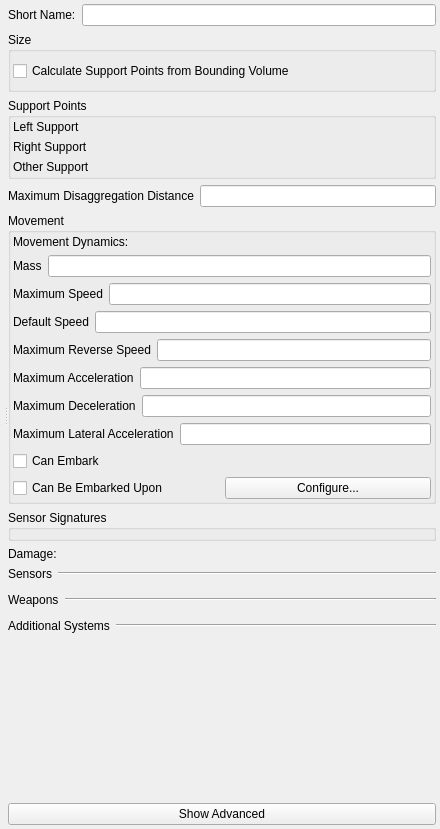
<?xml version="1.0" encoding="UTF-8"?>
<ui version="4.0">
 <class>Form</class>
 <widget class="QWidget" name="Form">
  <property name="geometry">
   <rect>
    <x>0</x>
    <y>0</y>
    <width>440</width>
    <height>829</height>
   </rect>
  </property>
  <property name="windowTitle">
   <string>Form</string>
  </property>
  <layout class="QVBoxLayout" name="verticalLayout_9">
   <property name="margin">
    <number>4</number>
   </property>
   <item>
    <widget class="QSplitter" name="splitter">
     <property name="orientation">
      <enum>Qt::Horizontal</enum>
     </property>
     <widget class="QWidget" name="layoutWidget">
      <layout class="QVBoxLayout" name="verticalLayout_8">
       <property name="margin">
        <number>0</number>
       </property>
       <item>
        <widget class="QWidget" name="myGeneralCanvas" native="true">
         <property name="sizePolicy">
          <sizepolicy hsizetype="MinimumExpanding" vsizetype="Fixed">
           <horstretch>0</horstretch>
           <verstretch>0</verstretch>
          </sizepolicy>
         </property>
         <property name="element_type" stdset="0">
          <string notr="true">general_canvas</string>
         </property>
        </widget>
       </item>
       <item>
        <widget class="QWidget" name="myDisplayCanvas" native="true">
         <property name="sizePolicy">
          <sizepolicy hsizetype="MinimumExpanding" vsizetype="MinimumExpanding">
           <horstretch>0</horstretch>
           <verstretch>0</verstretch>
          </sizepolicy>
         </property>
         <property name="minimumSize">
          <size>
           <width>0</width>
           <height>0</height>
          </size>
         </property>
         <property name="element_type" stdset="0">
          <string notr="true">display_widget_canvas</string>
         </property>
        </widget>
       </item>
      </layout>
     </widget>
     <widget class="QWidget" name="widget" native="true">
      <layout class="QVBoxLayout" name="verticalLayout_7">
       <property name="margin">
        <number>0</number>
       </property>
       <item>
        <layout class="QHBoxLayout" name="horizontalLayout">
         <item>
          <widget class="QLabel" name="short_name_label">
           <property name="text">
            <string>Short Name:</string>
           </property>
          </widget>
         </item>
         <item>
          <widget class="QLineEdit" name="short_name"/>
         </item>
        </layout>
       </item>
       <item>
        <widget class="QGroupBox" name="boundingVolumeGroupBox">
         <property name="title">
          <string>Size</string>
         </property>
         <layout class="QVBoxLayout" name="verticalLayout_2">
          <property name="leftMargin">
           <number>2</number>
          </property>
          <property name="rightMargin">
           <number>2</number>
          </property>
          <property name="bottomMargin">
           <number>2</number>
          </property>
          <item>
           <widget class="QCheckBox" name="calculate_support_points">
            <property name="text">
             <string>Calculate Support Points from Bounding Volume</string>
            </property>
            <property name="signal_slot" stdset="0">
             <string>released();bounding_volume;onCalculateSupportPointsChanged()</string>
            </property>
           </widget>
          </item>
          <item>
           <widget class="QWidget" name="bounding_volume" native="true"/>
          </item>
         </layout>
        </widget>
       </item>
       <item>
        <widget class="QGroupBox" name="support_points">
         <property name="title">
          <string>Support Points</string>
         </property>
         <property name="disable_if_checked" stdset="0">
          <string>calculate_support_points</string>
         </property>
         <layout class="QGridLayout" name="gridLayout">
          <property name="margin">
           <number>2</number>
          </property>
          <item row="0" column="0">
           <widget class="QLabel" name="left_support_label">
            <property name="sizePolicy">
             <sizepolicy hsizetype="Minimum" vsizetype="Minimum">
              <horstretch>0</horstretch>
              <verstretch>0</verstretch>
             </sizepolicy>
            </property>
            <property name="text">
             <string>Left Support</string>
            </property>
           </widget>
          </item>
          <item row="0" column="1" colspan="2">
           <widget class="QWidget" name="left_support" native="true">
            <property name="sizePolicy">
             <sizepolicy hsizetype="MinimumExpanding" vsizetype="Minimum">
              <horstretch>0</horstretch>
              <verstretch>0</verstretch>
             </sizepolicy>
            </property>
            <property name="element_type" stdset="0">
             <string notr="true">vector-parameter-data</string>
            </property>
            <property name="single_row" stdset="0">
             <bool>true</bool>
            </property>
           </widget>
          </item>
          <item row="1" column="0">
           <widget class="QLabel" name="right_support_label">
            <property name="sizePolicy">
             <sizepolicy hsizetype="Minimum" vsizetype="Minimum">
              <horstretch>0</horstretch>
              <verstretch>0</verstretch>
             </sizepolicy>
            </property>
            <property name="text">
             <string>Right Support</string>
            </property>
           </widget>
          </item>
          <item row="1" column="2">
           <widget class="QWidget" name="right_support" native="true">
            <property name="sizePolicy">
             <sizepolicy hsizetype="MinimumExpanding" vsizetype="Minimum">
              <horstretch>0</horstretch>
              <verstretch>0</verstretch>
             </sizepolicy>
            </property>
            <property name="element_type" stdset="0">
             <string notr="true">vector-parameter-data</string>
            </property>
            <property name="single_row" stdset="0">
             <bool>true</bool>
            </property>
           </widget>
          </item>
          <item row="2" column="0" colspan="2">
           <widget class="QLabel" name="other_support_label">
            <property name="sizePolicy">
             <sizepolicy hsizetype="Minimum" vsizetype="Minimum">
              <horstretch>0</horstretch>
              <verstretch>0</verstretch>
             </sizepolicy>
            </property>
            <property name="text">
             <string>Other Support</string>
            </property>
           </widget>
          </item>
          <item row="2" column="2">
           <widget class="QWidget" name="other_support" native="true">
            <property name="sizePolicy">
             <sizepolicy hsizetype="MinimumExpanding" vsizetype="Minimum">
              <horstretch>0</horstretch>
              <verstretch>0</verstretch>
             </sizepolicy>
            </property>
            <property name="element_type" stdset="0">
             <string notr="true">vector-parameter-data</string>
            </property>
            <property name="single_row" stdset="0">
             <bool>true</bool>
            </property>
           </widget>
          </item>
         </layout>
        </widget>
       </item>
       <item>
        <layout class="QHBoxLayout" name="horizontalLayout_2">
         <item>
          <widget class="QLabel" name="disaggregation_range_label">
           <property name="text">
            <string>Maximum Disaggregation Distance</string>
           </property>
          </widget>
         </item>
         <item>
          <widget class="QLineEdit" name="disaggregation_range">
           <property name="display-units" stdset="0">
            <string notr="true">meters</string>
           </property>
           <property name="source-units" stdset="0">
            <string notr="true">meters</string>
           </property>
           <property name="hide_by_default" stdset="0">
            <bool>true</bool>
           </property>
          </widget>
         </item>
        </layout>
       </item>
       <item>
        <widget class="QGroupBox" name="movementGroupBox">
         <property name="title">
          <string>Movement</string>
         </property>
         <layout class="QVBoxLayout" name="verticalLayout">
          <property name="margin">
           <number>2</number>
          </property>
          <item>
           <layout class="QHBoxLayout" name="horizontalLayout_7">
            <item>
             <widget class="QLabel" name="movement_system_label">
              <property name="text">
               <string>Movement Dynamics:</string>
              </property>
             </widget>
            </item>
            <item>
             <widget class="QWidget" name="movement_system" native="true">
              <property name="category" stdset="0">
               <string>movement</string>
              </property>
              <property name="none-selected-text" stdset="0">
               <string>Immobile</string>
              </property>
              <property name="element_type" stdset="0">
               <string notr="true">single_system_selector</string>
              </property>
             </widget>
            </item>
           </layout>
          </item>
          <item>
           <layout class="QHBoxLayout" name="horizontalLayout_3">
            <item>
             <widget class="QLabel" name="mass_label">
              <property name="text">
               <string>Mass</string>
              </property>
             </widget>
            </item>
            <item>
             <widget class="QLineEdit" name="mass">
              <property name="source-units" stdset="0">
               <string notr="true">kilograms</string>
              </property>
              <property name="display-units" stdset="0">
               <string notr="true">kilograms</string>
              </property>
             </widget>
            </item>
           </layout>
          </item>
          <item>
           <layout class="QHBoxLayout" name="horizontalLayout_4">
            <item>
             <widget class="QLabel" name="max_speed_label">
              <property name="text">
               <string>Maximum Speed</string>
              </property>
             </widget>
            </item>
            <item>
             <widget class="QLineEdit" name="max_speed">
              <property name="source-units" stdset="0">
               <string notr="true">meters-per-second</string>
              </property>
              <property name="display-units" stdset="0">
               <string notr="true">kilometers-per-hour</string>
              </property>
             </widget>
            </item>
           </layout>
          </item>
          <item>
           <layout class="QHBoxLayout" name="horizontalLayout_14">
            <item>
             <widget class="QLabel" name="ordered_speed_label">
              <property name="text">
               <string>Default Speed</string>
              </property>
             </widget>
            </item>
            <item>
             <widget class="QLineEdit" name="ordered_speed">
              <property name="source-units" stdset="0">
               <string notr="true">meters-per-second</string>
              </property>
              <property name="display-units" stdset="0">
               <string notr="true">kilometers-per-hour</string>
              </property>
             </widget>
            </item>
           </layout>
          </item>
          <item>
           <layout class="QHBoxLayout" name="horizontalLayout_14">
            <item>
             <widget class="QLabel" name="max_reverse_speed_label">
              <property name="text">
               <string>Maximum Reverse Speed</string>
              </property>
             </widget>
            </item>
            <item>
             <widget class="QLineEdit" name="max_reverse_speed">
              <property name="source-units" stdset="0">
               <string notr="true">meters-per-second</string>
              </property>
              <property name="display-units" stdset="0">
               <string notr="true">kilometers-per-hour</string>
              </property>
             </widget>
            </item>
           </layout>
          </item>
          <item>
           <layout class="QHBoxLayout" name="horizontalLayout_15">
            <item>
             <widget class="QLabel" name="max_acceleration_label">
              <property name="text">
               <string>Maximum Acceleration</string>
              </property>
             </widget>
            </item>
            <item>
             <widget class="QLineEdit" name="max_acceleration">
              <property name="source-units" stdset="0">
               <string notr="true">meters-per-second2</string>
              </property>
              <property name="display-units" stdset="0">
               <string notr="true">meters-per-second2</string>
              </property>
             </widget>
            </item>
           </layout>
          </item>
          <item>
           <layout class="QHBoxLayout" name="horizontalLayout_16">
            <item>
             <widget class="QLabel" name="max_deceleration_label">
              <property name="text">
               <string>Maximum Deceleration</string>
              </property>
             </widget>
            </item>
            <item>
             <widget class="QLineEdit" name="max_deceleration">
              <property name="source-units" stdset="0">
               <string notr="true">meters-per-second2</string>
              </property>
              <property name="display-units" stdset="0">
               <string notr="true">meters-per-second2</string>
              </property>
             </widget>
            </item>
           </layout>
          </item>
          <item>
           <layout class="QHBoxLayout" name="horizontalLayout_6">
            <item>
             <widget class="QLabel" name="max_lateral_acceleration_label">
              <property name="text">
               <string>Maximum Lateral Acceleration</string>
              </property>
             </widget>
            </item>
            <item>
             <widget class="QLineEdit" name="max_lateral_acceleration"/>
            </item>
           </layout>
          </item>
          <item>
           <widget class="QCheckBox" name="can_embark">
            <property name="text">
             <string>Can Embark</string>
            </property>
           </widget>
          </item>
          <item>
           <layout class="QHBoxLayout" name="horizontalLayout_12">
            <item>
             <widget class="QCheckBox" name="can_be_embarked_upon">
              <property name="text">
               <string>Can Be Embarked Upon</string>
              </property>
             </widget>
            </item>
            <item>
             <widget class="QPushButton" name="configure_embarkation">
              <property name="text">
               <string>Configure...</string>
              </property>
              <property name="enable_if_checked" stdset="0">
               <string notr="true">can_be_embarked_upon</string>
              </property>
              <property name="slot" stdset="0">
               <string notr="true">change_embarkation</string>
              </property>
              <property name="element_type" stdset="0">
               <string notr="true">push_button</string>
              </property>
              <property name="disable_if_multiple_selection" stdset="0">
               <bool>true</bool>
              </property>
             </widget>
            </item>
           </layout>
          </item>
         </layout>
        </widget>
       </item>
       <item>
        <widget class="QGroupBox" name="sensorSignaturesGroupBox">
         <property name="title">
          <string>Sensor Signatures</string>
         </property>
         <layout class="QVBoxLayout" name="verticalLayout_3">
          <property name="spacing">
           <number>2</number>
          </property>
          <property name="margin">
           <number>2</number>
          </property>
          <item>
           <widget class="QWidget" name="sensor_signatures" native="true">
            <property name="default-signatures" stdset="0">
             <string>visual-signature=3.0;radar-signature=10.0;infrared-signature=4.0</string>
            </property>
           </widget>
          </item>
         </layout>
        </widget>
       </item>
       <item>
        <layout class="QHBoxLayout" name="horizontalLayout_8">
         <item>
          <widget class="QLabel" name="damage_system_label">
           <property name="text">
            <string>Damage:</string>
           </property>
          </widget>
         </item>
         <item>
          <widget class="QWidget" name="damage_system" native="true">
           <property name="category" stdset="0">
            <string>damage</string>
           </property>
           <property name="none-selected-text" stdset="0">
            <string>Undamagable</string>
           </property>
           <property name="element_type" stdset="0">
            <string notr="true">single_system_selector</string>
           </property>
          </widget>
         </item>
        </layout>
       </item>
       <item>
        <layout class="QVBoxLayout" name="verticalLayout_4">
         <item>
          <layout class="QHBoxLayout" name="horizontalLayout_9">
           <item>
            <widget class="QLabel" name="sensor_system_selector_label">
             <property name="sizePolicy">
              <sizepolicy hsizetype="Fixed" vsizetype="Fixed">
               <horstretch>0</horstretch>
               <verstretch>0</verstretch>
              </sizepolicy>
             </property>
             <property name="text">
              <string>Sensors</string>
             </property>
            </widget>
           </item>
           <item>
            <widget class="Line" name="line">
             <property name="orientation">
              <enum>Qt::Horizontal</enum>
             </property>
            </widget>
           </item>
          </layout>
         </item>
         <item>
          <widget class="QWidget" name="sensor_system_selector" native="true">
           <property name="category" stdset="0">
            <string>sensor</string>
           </property>
           <property name="element_type" stdset="0">
            <string notr="true">multi_system_selector</string>
           </property>
          </widget>
         </item>
        </layout>
       </item>
       <item>
        <layout class="QVBoxLayout" name="verticalLayout_5">
         <item>
          <layout class="QHBoxLayout" name="horizontalLayout_10">
           <item>
            <widget class="QLabel" name="weapon_system_selector_label">
             <property name="sizePolicy">
              <sizepolicy hsizetype="Fixed" vsizetype="Fixed">
               <horstretch>0</horstretch>
               <verstretch>0</verstretch>
              </sizepolicy>
             </property>
             <property name="text">
              <string>Weapons</string>
             </property>
            </widget>
           </item>
           <item>
            <widget class="Line" name="line_2">
             <property name="orientation">
              <enum>Qt::Horizontal</enum>
             </property>
            </widget>
           </item>
          </layout>
         </item>
         <item>
          <widget class="QWidget" name="weapon_system_selector" native="true">
           <property name="category" stdset="0">
            <string>weapon</string>
           </property>
           <property name="element_type" stdset="0">
            <string notr="true">multi_system_selector</string>
           </property>
          </widget>
         </item>
        </layout>
       </item>
       <item>
        <layout class="QVBoxLayout" name="verticalLayout_6">
         <item>
          <layout class="QHBoxLayout" name="horizontalLayout_11">
           <item>
            <widget class="QLabel" name="other_system_selector_label">
             <property name="sizePolicy">
              <sizepolicy hsizetype="Fixed" vsizetype="Fixed">
               <horstretch>0</horstretch>
               <verstretch>0</verstretch>
              </sizepolicy>
             </property>
             <property name="text">
              <string>Additional Systems</string>
             </property>
            </widget>
           </item>
           <item>
            <widget class="Line" name="line_3">
             <property name="orientation">
              <enum>Qt::Horizontal</enum>
             </property>
            </widget>
           </item>
          </layout>
         </item>
         <item>
          <widget class="QWidget" name="other_system_selector" native="true">
           <property name="category" stdset="0">
            <string>other</string>
           </property>
           <property name="element_type" stdset="0">
            <string notr="true">multi_system_selector</string>
           </property>
          </widget>
         </item>
        </layout>
       </item>
       <item>
        <spacer name="verticalSpacer">
         <property name="orientation">
          <enum>Qt::Vertical</enum>
         </property>
         <property name="sizeHint" stdset="0">
          <size>
           <width>20</width>
           <height>61</height>
          </size>
         </property>
        </spacer>
       </item>
       <item>
        <widget class="QPushButton" name="myShowAdvanced">
         <property name="text">
          <string>Show Advanced</string>
         </property>
         <property name="checkable">
          <bool>true</bool>
         </property>
         <property name="signal_slot" stdset="0">
          <string>toggled(bool);this;showHiddenControls(bool)</string>
         </property>
        </widget>
       </item>
      </layout>
     </widget>
    </widget>
   </item>
  </layout>
 </widget>
 <resources/>
 <connections/>
</ui>
